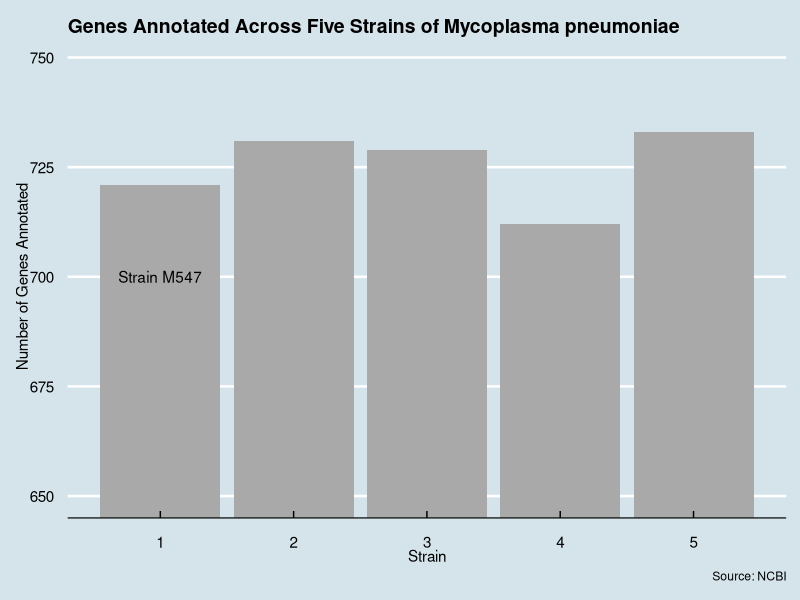
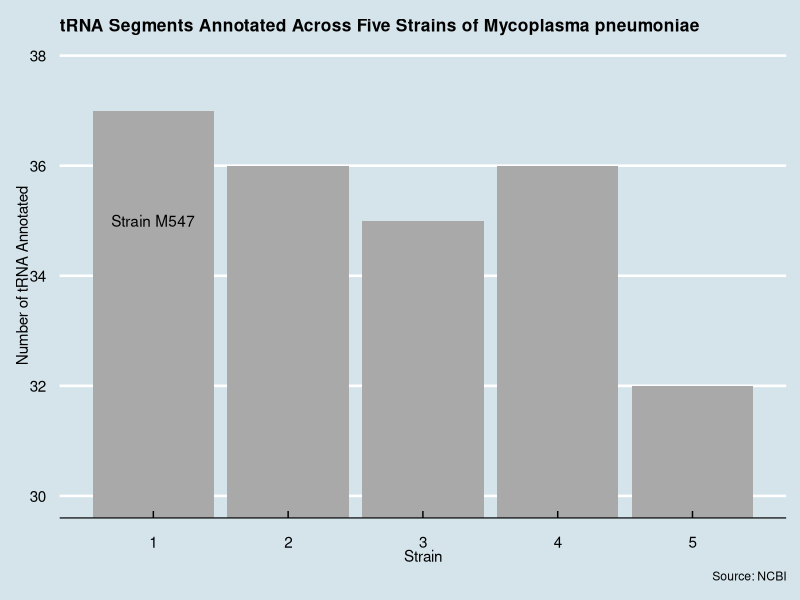
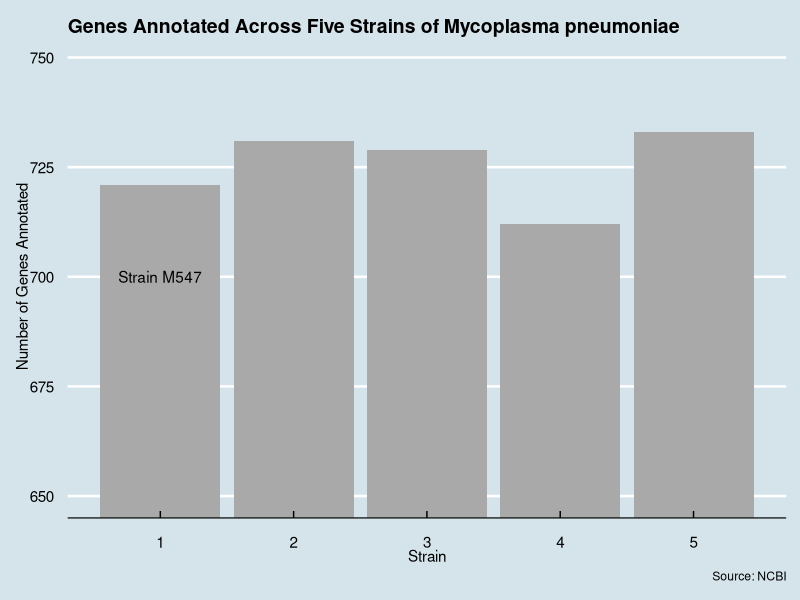
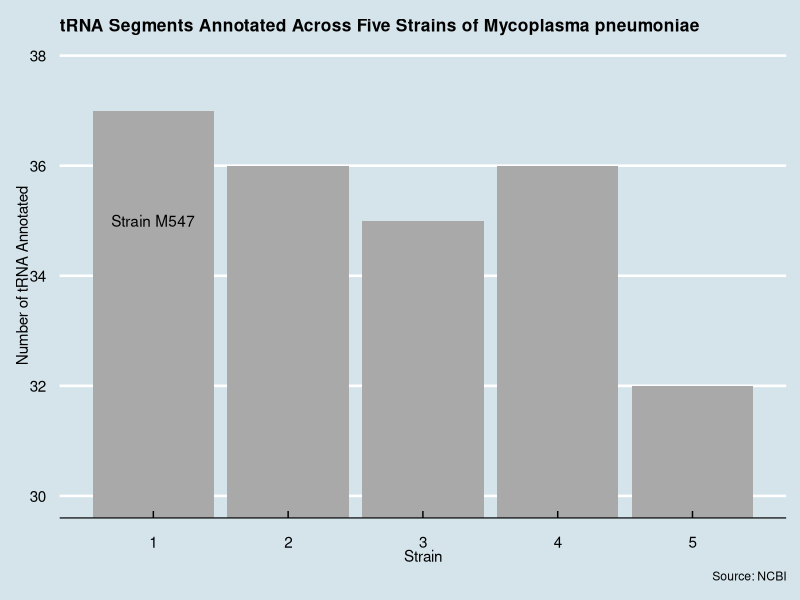

Here is the R script that generated these plots, in order:
## ---- chunk 1
knitr::opts_chunk$set(echo = TRUE)
library(tidyverse)
library(ggthemes)
## ---- chunk 2
strain1 <- read.csv("SRR2135844.csv") %>% 
  mutate(strain = 1) %>% 
  filter(Feature != "gene") %>% 
  select(Sequence.H1A1.H1, Feature, Start, End, Strand, Attributes, strain) %>% 
  mutate(Product = '',
         ID = '',
         RefSeq = '')

strain1_compare <- read.csv("SRR2135844.csv") %>% 
  mutate(strain = 1) %>% 
  filter(Feature != "CDS") %>% 
  select(Sequence.H1A1.H1, Feature, Start, End, Strand, Attributes, strain)

strain2 <- read.csv("SRR2135847.csv")%>% 
  mutate(strain = 2) %>% 
  filter(Feature != "gene") %>% 
  select(Sequence.H1A1.H1, Feature, Start, End, Strand, Attributes, strain) %>% 
  mutate(Product = '',
         ID = '',
         RefSeq = '')

strain2_compare <- read.csv("SRR2135847.csv") %>% 
  mutate(strain = 2) %>% 
  filter(Feature != "CDS") %>% 
  select(Sequence.H1A1.H1, Feature, Start, End, Strand, Attributes, strain)

strain3 <- read.csv("SRR2135848.csv")%>% 
  mutate(strain = 3) %>% 
  filter(Feature != "gene") %>% 
  select(Sequence.H1A1.H1, Feature, Start, End, Strand, Attributes, strain) %>% 
  mutate(Product = '',
         ID = '',
         RefSeq = '')

strain3_compare <- read.csv("SRR2135848.csv") %>% 
  mutate(strain = 3) %>% 
  filter(Feature != "CDS") %>% 
  select(Sequence.H1A1.H1, Feature, Start, End, Strand, Attributes, strain)

strain4 <- read.csv("SRR2135850.csv")%>% 
  mutate(strain = 4) %>% 
  filter(Feature != "gene") %>% 
  select(Sequence.H1A1.H1, Feature, Start, End, Strand, Attributes, strain) %>% 
  mutate(Product = '',
         ID = '',
         RefSeq = '')

strain4_compare <- read.csv("SRR2135850.csv") %>% 
  mutate(strain = 4) %>% 
  filter(Feature != "CDS") %>% 
  select(Sequence.H1A1.H1, Feature, Start, End, Strand, Attributes, strain)

strain5 <- read.csv("SRR2135852.csv")%>% 
  mutate(strain = 5) %>% 
  filter(Feature != "gene") %>% 
  select(Sequence.H1A1.H1, Feature, Start, End, Strand, Attributes, strain) %>% 
  mutate(Product = '',
         ID = '',
         RefSeq = '')

strain5_compare <- read.csv("SRR2135852.csv") %>% 
  mutate(strain = 5) %>% 
  filter(Feature != "CDS") %>% 
  select(Sequence.H1A1.H1, Feature, Start, End, Strand, Attributes, strain)
## ---- chunk 3
Attribute_ID <- function(x) {
  Attributes_list <- str_split(x$Attributes, ";")
  Attributes <- do.call(rbind, Attributes_list)
  ID <- str_detect(Attributes, "ID=")
  Attributes_DF <- data.frame(Attributes) %>%
    rename("ID" = X1) %>%
    select(ID)
  x <- x %>%
    mutate(ID = cbind(Attributes_DF))
}
## ---- chunk 4
get_refseq <- function(x) {
  Attributes_list <- str_split(x$Attributes, ";")
  Attributes <- do.call(rbind, Attributes_list)
  for (row in 1:nrow(Attributes)) {
    start_loc <- str_locate(Attributes[row], "RefSeq=")
    end_loc <- start_loc + 21
    refseq <- x$Attributes[row][start_loc:end_loc]
  x$RefSeq[row] <- refseq
  }
}
## ---- chunk 5
gene_comparison <- function(strain) {
  num_gene <- 0
  num_trna <- 0

  
  for (row in 1:nrow(strain)) {
    
    if (strain$Feature[row] == "gene") {
      strain$gene[row] <-  1
      num_gene <- num_gene +1
    } else {
      strain$gene[row] <-  0
    }
    
    if (strain$Feature[row] == "tRNA") {
      strain$trna[row] <-  1
      num_trna <- num_trna + 1
    } else {
      strain$trna[row] <-  0
    }
  }
    
  percent_gene <- num_gene / nrow(strain)
  percent_trna <- num_trna / nrow(strain)
  strain <- strain %>% 
    mutate(num_gene <- num_gene) %>% 
    mutate(num_trna <- num_trna) %>% 
    mutate(percent_gene <- percent_gene) %>% 
    mutate(percent_trna <- percent_trna)
}
## ---- chunk 6
strain1_compare <- gene_comparison(strain1_compare)
strain2_compare <- gene_comparison(strain2_compare)
strain3_compare <- gene_comparison(strain3_compare)
strain4_compare <- gene_comparison(strain4_compare)
strain5_compare <- gene_comparison(strain5_compare)
## ---- chunk 7
strain_compare <- rbind(strain1_compare, strain2_compare)
strain_compare <- rbind(strain_compare, strain3_compare)
strain_compare <- rbind(strain_compare, strain4_compare)
strain_compare <- rbind(strain_compare, strain5_compare) %>% 
  group_by(strain) %>% 
  summarize(num_gene = sum(gene),
            num_trna = sum(trna))
## ---- chunk 8
strain1_ID <- Attribute_ID(strain1)
strain2_ID <- Attribute_ID(strain2)
strain3_ID <- Attribute_ID(strain3)
strain4_ID <- Attribute_ID(strain4)
strain5_ID <- Attribute_ID(strain5)
## ---- chunk 9
shared_IDs <- intersect(strain1_ID$ID, strain2_ID$ID)
shared_IDs <- intersect(shared_IDs, strain3_ID$ID)
shared_IDs <- intersect(shared_IDs, strain4_ID$ID)
shared_IDs <- intersect(shared_IDs, strain5_ID$ID)
## ---- chunk 10
#strain1_RefSeq <- get_refseq(strain1_ID)
## ---- chunk 11
genes_plot <- ggplot(data=strain_compare) +
  geom_col(aes(x=strain, y=num_gene), fill="darkgrey") +
  labs(title="Genes Annotated Across Five Strains of Mycoplasma pneumoniae", 
       caption="Source: NCBI") +
  coord_cartesian(ylim = c(650, 750)) +
  annotate("text", label="Strain M547", x= 1, y=700, color="black") +
  xlab("Strain") +
  ylab("Number of Genes Annotated") +
  theme_economist() +
  theme(plot.title = element_text(size=14))
## ---- chunk 12
ggsave(filename="gene_plot.png", plot = genes_plot, path = "C:/Users/maxka/OneDrive/Documents/BIO485")
genes_plot
## ---- chunk 13
tRNA_plot <- ggplot(data=strain_compare) +
  geom_col(aes(x=strain, y=num_trna), fill="darkgrey") +
  labs(title="tRNA Segments Annotated Across Five Strains of Mycoplasma pneumoniae", 
       caption="Source: NCBI") +
  coord_cartesian(ylim = c(30, 38)) +
  scale_y_continuous(breaks=c(30, 32, 34, 36, 38)) +
  annotate("text", label="Strain M547", x= 1, y=35, color="black") +
  xlab("Strain") +
  ylab("Number of tRNA Annotated") +
  theme_economist() +
  theme(plot.title = element_text(size=12.5))
## ---- chunk 14
ggsave(filename="tRNA_plot.png", plot = tRNA_plot, path = "C:/Users/maxka/OneDrive/Documents/BIO485")
tRNA_plot
## ---- chunk 15
M547 <- read.table(text=as.character(strain1$Attributes), sep=";", fill=TRUE,
                   as.is=TRUE) %>% 
  select(V1, V4, V7, V8) %>% 
  rename("ID" = V1, "Ontology" = V4, "Product" = V7, "Protein_ID" = V8)

strain2_att <- read.table(text=as.character(strain2$Attributes), sep=";", fill=TRUE,
                   as.is=TRUE) %>% 
  select(V1, V4, V7, V8) %>% 
  rename("ID" = V1, "Ontology" = V4, "Product" = V7, "Protein_ID" = V8)

strain3_att <- read.table(text=as.character(strain3$Attributes), sep=";", fill=TRUE,
                   as.is=TRUE) %>% 
  select(V1, V4, V7, V8) %>% 
  rename("ID" = V1, "Ontology" = V4, "Product" = V7, "Protein_ID" = V8)

strain4_att <- read.table(text=as.character(strain4$Attributes), sep=";", fill=TRUE,
                   as.is=TRUE) %>% 
  select(V1, V4, V7, V8) %>% 
  rename("ID" = V1, "Ontology" = V4, "Product" = V7, "Protein_ID" = V8)

strain5_att <- read.table(text=as.character(strain5$Attributes), sep=";", fill=TRUE,
                   as.is=TRUE) %>% 
  select(V1, V4, V7, V8) %>% 
  rename("ID" = V1, "Ontology" = V4, "Product" = V7, "Protein_ID" = V8)
## ---- chunk 16
shared_products <- intersect(M547$Product, strain2_att$Product)
shared_products <- intersect(shared_products, strain3_att$Product)
shared_products <- intersect(shared_products, strain4_att$Product)
shared_products <- intersect(shared_products, strain5_att$Product)
shared_products
## ---- chunk 17
shared_ontology <- intersect(M547$Ontology, strain2_att$Ontology)
shared_ontology <- intersect(shared_ontology, strain3_att$Ontology)
shared_ontology <- intersect(shared_ontology, strain4_att$Ontology)
shared_ontology <- intersect(shared_ontology, strain5_att$Ontology)
shared_ontology
